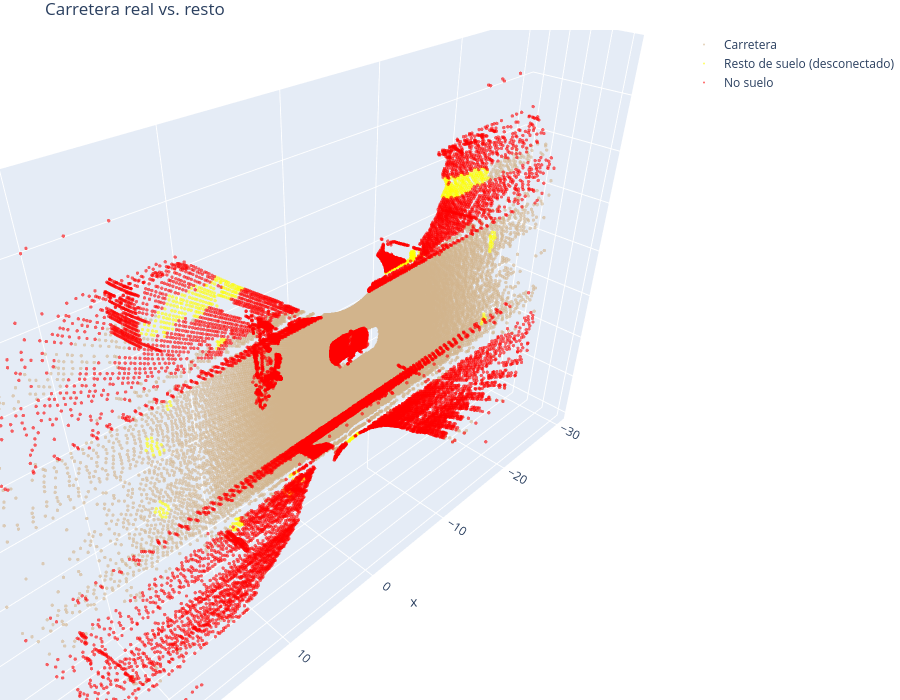

The code cell stored with this chart in its notebook:
### Code cell
es_otra_superficie = (labels_suelo != cluster_carretera) & (labels_suelo != -1)

resto_suelo = suelo[es_otra_superficie]
carretera = suelo[~es_otra_superficie]  # cluster principal + ruido disperso, todo cuenta como carretera

plot_3d({
    'Carretera': (carretera, 'tan'),
    'Resto de suelo (desconectado)': (resto_suelo, 'yellow'),
    'No suelo': (no_suelo, 'red')
}, "Carretera real vs. resto")

### Figure 1 — Plotly figure (JSON) as saved in the notebook; plotly's stock layout.template omitted (floating-point values rounded to 4 significant figures; data arrays with more than 128 entries replaced by an {"elided": "..."} marker saying what was removed)
{"data": [{"marker": {"color": "tan", "opacity": 0.6, "size": 2}, "mode": "markers", "name": "Carretera", "type": "scatter3d", "x": {"elided": "39739 float values"}, "y": {"elided": "39739 float values"}, "z": {"elided": "39739 float values"}}, {"marker": {"color": "yellow", "opacity": 0.6, "size": 2}, "mode": "markers", "name": "Resto de suelo (desconectado)", "type": "scatter3d", "x": {"elided": "669 float values"}, "y": {"elided": "669 float values"}, "z": {"elided": "669 float values"}}, {"marker": {"color": "red", "opacity": 0.6, "size": 2}, "mode": "markers", "name": "No suelo", "type": "scatter3d", "x": {"elided": "16160 float values"}, "y": {"elided": "16160 float values"}, "z": {"elided": "16160 float values"}}], "layout": {"height": 700, "margin": {"b": 0, "l": 0, "r": 0, "t": 30}, "scene": {"aspectmode": "data", "xaxis": {"title": {"text": "x"}}, "yaxis": {"title": {"text": "y"}}, "zaxis": {"title": {"text": "z"}}}, "title": {"text": "Carretera real vs. resto"}, "width": 900}}
